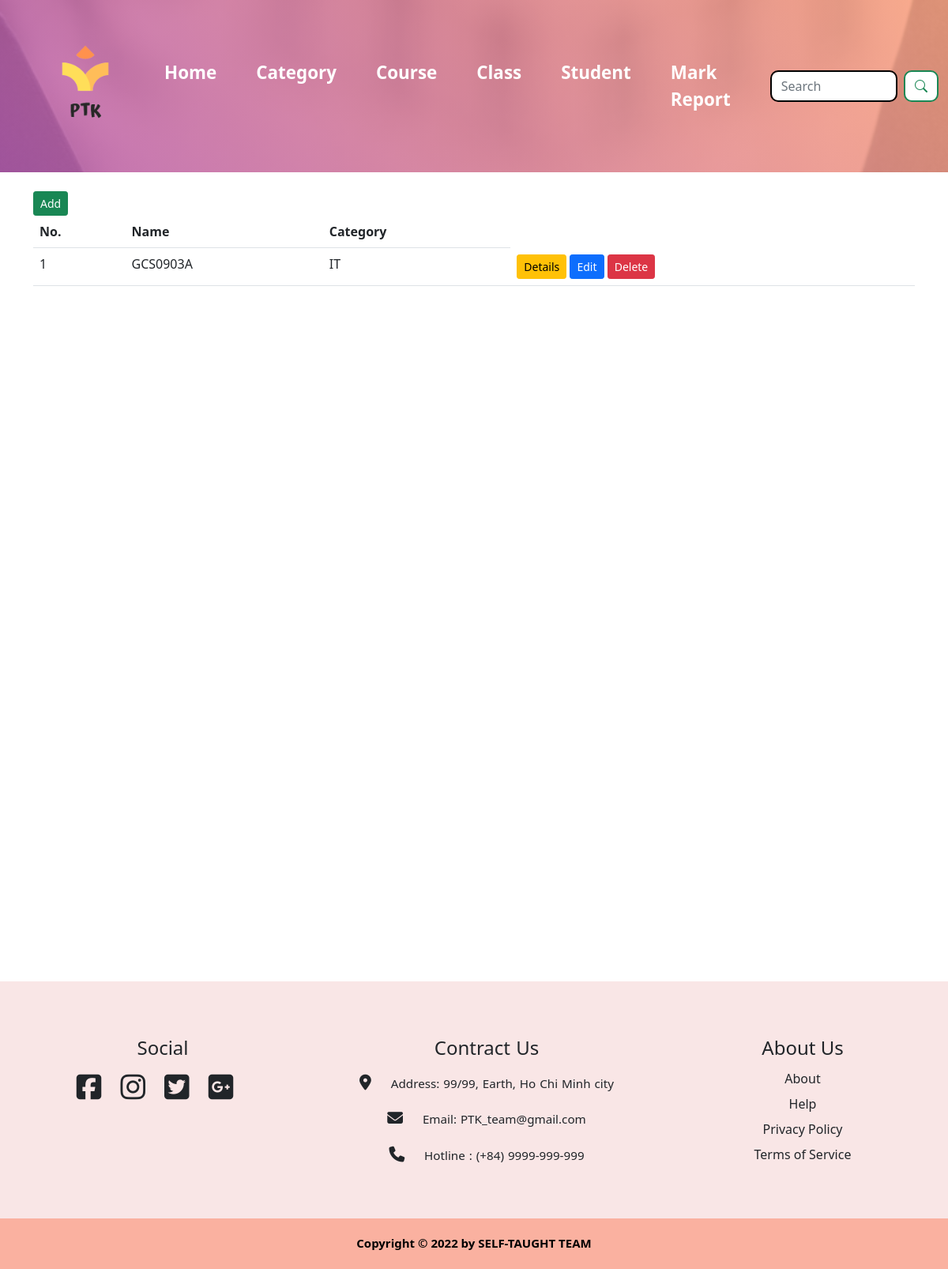
Page /classroom/ on the earlier database version.
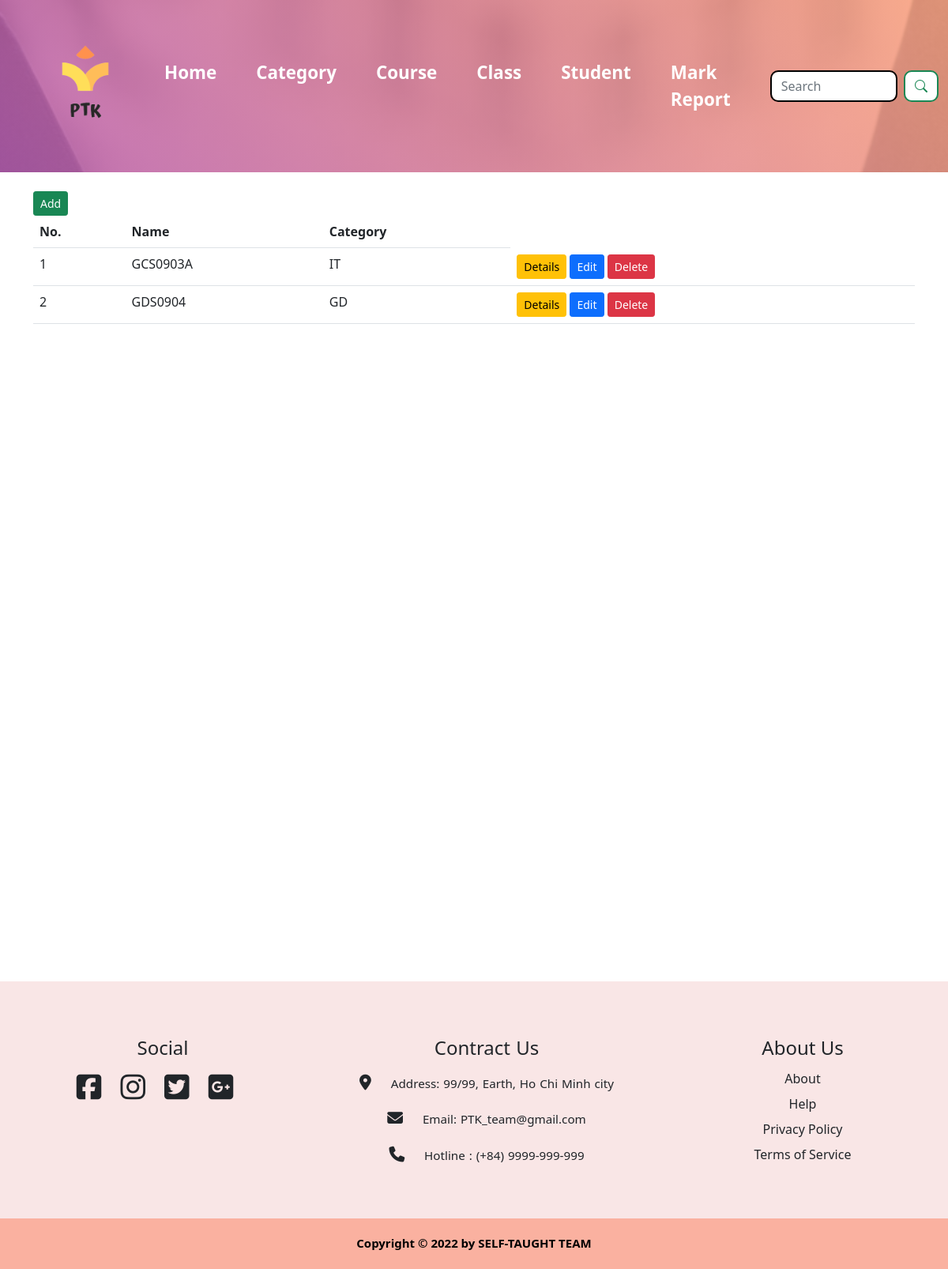
Same page on the later database version.
### course/models.py (models this page shows, shortened)
class ClassRoom(models.Model):
    name = models.CharField(max_length=50)
    category = models.ForeignKey(Category, on_delete=models.CASCADE)

class Category(models.Model):
    name = models.CharField(max_length=50)
    description = models.TextField()
    def __str__(self):
        return self.name

### course/views.py (the view)
# urls.py: path("classroom/", views.classroom_index),
def classroom_index(request):
    classes = ClassRoom.objects.all()
    context = {"classes": classes, }
    return render(request, "course/classroom/classroom_index.html", context)

### course/templates/course/classroom/classroom_index.html
{% extends 'base.html' %}
{% load static %}
{% block content %}
<link rel="stylesheet" href="{% static 'css/style.css' %}">
<a href="add" class="btn btn-sm btn-success">Add</a>
<table class="table">
    <tr>
        <th>No. </th>
        <th>Name</th>
        <th>Category</th>
    </tr>
    {% for item in classes %}
    <tr>
        <td>{{forloop.counter}}</td>
        <td>{{item.name}}</td>
        <td>{{item.category}}</td>
        <td>
            <a href="{{item.id}}" class="btn btn-sm btn-warning">Details</a>
            <a href="edit/{{item.id}}" class="btn btn-sm btn-primary">Edit</a>
            <a href="delete/{{item.id}}" class="btn btn-sm btn-danger">Delete</a>
        </td>
    </tr>
    {% endfor %}
</table>
{% endblock content %}

Differences in the rows shown:
added ClassRoom: name "GDS0904", category "GD"
